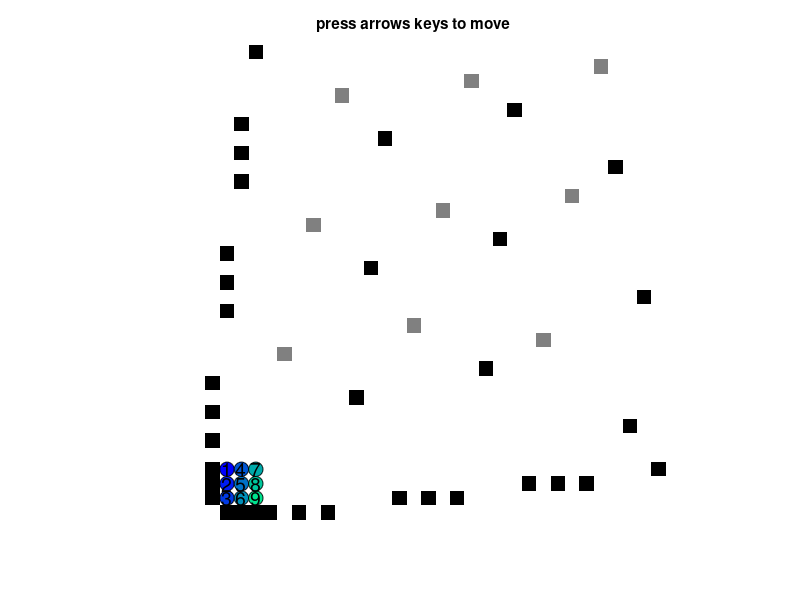

The MATLAB source for this figure:
function bubbleSortgadget
% specialized for plotting a gadget for doing Bubble Sort.
% Repeated application of two base permutations can generate any 
% permutation.  The obstacles above generate the base permutation $p=(12)$ 
% in the CW direction \{u,r,d,l\} and $q=(12...N)$ in the CCW direction 
%     \{r,u,l,d\}.

% program that permutes any given ar*ac matrix A into the br*bc B.
% [ensure (ar*ac == br*bc)], where each element of A is assigned a
% destination in B.
%
% Note that this is both a permutation  (changing the order of pixels) and
% a reshaping of the matrix dimensions.  There are (n!) permutations and
% (n) reshapes possible.  You can reapply the permutation and (permutation
% power to get the identity.
%
% This code also shows the history of each block by drawing a trace behind
% them.
%
global G MAKE_MOVIE RobotPts
%close all; clc;
clear all
clc
format compact
MAKE_MOVIE = false;
G.fig = figure(1);
G.numCommands = 0;
G.totalMoves = 0;
if MAKE_MOVIE
    set(G.fig ,'Name','Massive Control','color',[1,1,1]); %#ok<UNRCH>
else
    set(G.fig ,'KeyPressFcn',@keyhandler,'Name','Massive Control');
end

%create obstacle map and draw it
%G.obstacle_pos = flipud(NOTGate());


if nargin < 2
    % A =[0,0,0,1;
    %     0,1,1,0;
    %     0,0,0,0;
    %     0,1,1,0;
    %     0,1,1,0];
    % B =[0,0,0,1;
    %     0,1,1,0;
    %     0,0,0,1;
    %     0,1,1,0;
    %     0,0,0,1];
    % C =[0,0,0,0;
    %     0,1,1,0;
    %     0,1,1,1;
    %     0,1,1,0;
    %     0,0,0,0];
    
    Am =[1,3;
         2,4];
    Bm =[2,3;
         1,4];
    Cm =flipud([1,2;
         4,3]);
    
    
    Am =[1,4,7;
        2,5,8;
        3,6,9];
    Bm =[1,4,7;
        3,5,8;
        2,6,9];
    Cm =[1,2,3;
        4,5,6;
        7,8,9];  %this is the null move
    Cm =[8,9,7;
        1,2,3;
        4,5,6];
    
    %for all:
    G.A =  flipud(Am);
    G.B = Bm;
    G.C = Cm;
    G.Ai = G.A;
    G.Bi = G.B;
    G.Ci = G.C;
end

G.EMPTY = 0;
G.OBST = 1;
%assignCorrespondencies(A,B);
setupObstacles();

G.maxX = size(G.obstacle_pos,2);
G.maxY = size(G.obstacle_pos,1);

%create vector of robots and draw them.  A robot vector consists of an xy
%position and a color.
% RobotPts = [3,11,1;
%             6,11,2;
%             3,4,3];
%numRobots = size(RobotPts,1);
numRobots = numel(G.A);
clf

G.colormap = [  1,1,1; %Empty = white
    0,0,0; %obstacle
    0.5,0.5,0.5;
  %  1,0,0;
    ];

colormap(G.colormap);
G.axis=imagesc(G.obstacle_pos);
set(gca,'box','off','xTick',[],'ytick',[],'ydir','normal','Visible','off');
%set(G.axis,'edgealpha',.08)
axis equal
axis tight
G.title = title('press arrows keys to move');


%end

G.hRobotsPast4 = zeros(1, numRobots);
G.hRobotsPast3 = zeros(1, numRobots);
G.hRobotsPast2 = zeros(1, numRobots);
G.hRobotsPast = zeros(1, numRobots);
G.hRobots = zeros(1, numRobots);
G.hRobotTexts = zeros(1, numRobots);
colors = winter(numel(unique(RobotPts(:,4)))+1);

for hi = 1: numRobots
    G.hRobotsPast4(RobotPts(hi,3)) =  createRobotPath( RobotPts(hi,:), 0.25);
    G.hRobotsPast3(RobotPts(hi,3)) =  createRobotPath( RobotPts(hi,:), 0.4);
    G.hRobotsPast2(RobotPts(hi,3)) =  createRobotPath( RobotPts(hi,:), 0.5);
    G.hRobotsPast(RobotPts(hi,3)) =  createRobotPath( RobotPts(hi,:), 0.7);
    G.hRobots(RobotPts(hi,3)) =  rectangle('Position',[RobotPts(hi,1)-1/2,RobotPts(hi,2)-1/2,1,1],'Curvature',[1,1],'FaceColor',colors(RobotPts(hi,4),:));
    G.hRobotTexts(RobotPts(hi,3)) = text( RobotPts(hi,1),RobotPts(hi,2), num2str(RobotPts(hi,3)),'fontsize',14,'HorizontalAlignment','center');
    
end
    function handleRobotPath = createRobotPath( robotInfo, fractionColor)
        % creates a robot path variable
        handleRobotPath =  rectangle('Position',[robotInfo(1)-1/2,robotInfo(2)-1/2,1,1],'Curvature',[1,1],'FaceColor',[1,1,1]-([1,1,1]-colors(robotInfo(4),:))*fractionColor,'LineStyle','none');
    end

    function keyhandler(src,evnt) %#ok<INUSL>
        if strcmp(evnt.Key,'s')
            imwrite(flipud(get(G.axis,'CData')+1), G.colormap, '../../pictures/png/MatrixPermutePic.png');
        else
            moveto(evnt.Key)
        end
    end
    function updatePastPath( hOldPath, hOlderPath)
        for ni = 1:size(RobotPts,1)
            set(hOlderPath(ni),'Position', get(hOldPath(ni),'Position'), ...
                'Curvature', get(hOldPath(ni),'Curvature'));
            uistack(hOlderPath(RobotPts(ni,3)),'top');
        end
    end
    function moveto(key)
        updatePastPath(G.hRobotsPast3,G.hRobotsPast4);
        updatePastPath(G.hRobotsPast2,G.hRobotsPast3);
        updatePastPath(G.hRobotsPast,G.hRobotsPast2);
        % Maps keypresses to moving pixels
        step = [0,0];
        if strcmp(key,'leftarrow') || strcmp(key,'-x') %-x
            RobotPts = sortrows(RobotPts,1);
            step = -[1,0];
        elseif strcmp(key,'rightarrow')|| strcmp(key,'+x') %+x
            RobotPts = sortrows(RobotPts,-1);
            step = [1,0];
        elseif strcmp(key,'uparrow')|| strcmp(key,'+y') %+y
            RobotPts = sortrows(RobotPts,-2);
            step = [0,1];
        elseif strcmp(key,'downarrow')|| strcmp(key,'-y') %-y
            RobotPts = sortrows(RobotPts,2);
            step = -[0,1];
        end
        % implement the move on every robot
        for ni = 1:size(RobotPts,1)
            stVal = RobotPts(ni,1:2);
            desVal = RobotPts(ni,1:2)+step;
            
            % move there if no robot in the way and space is free
            while  ~ismember(desVal,RobotPts(:,1:2),'rows')  ...
                    && desVal(1) >0 && desVal(1) <= G.maxX && desVal(2) >0 && desVal(2) <= G.maxY ...
                    && G.obstacle_pos( desVal(2),desVal(1) )==0
                
                RobotPts(ni,1:2) = desVal;
                desVal = RobotPts(ni,1:2)+step;
            end
            if ~isequal( stVal, RobotPts(ni,1:2) )
                x = min(stVal(1), RobotPts(ni,1));
                y = min(stVal(2), RobotPts(ni,2));
                xd = abs(stVal(1)- RobotPts(ni,1));
                yd = abs(stVal(2)- RobotPts(ni,2));
                set(G.hRobotsPast(RobotPts(ni,3)),'Position',[x-1/2,y-1/2,xd+1,yd+1],'Curvature',[1/(1+xd),1/(1+yd)]);
                uistack(G.hRobotsPast(RobotPts(ni,3)),'top');
                set(G.hRobots(RobotPts(ni,3)),'Position',[RobotPts(ni,1)-1/2,RobotPts(ni,2)-1/2,1,1]);
            else
                set(G.hRobotsPast(RobotPts(ni,3)),'Position',[RobotPts(ni,1)-1/2,RobotPts(ni,2)-1/2,1,1],'Curvature',[1,1]);
            end
            
        end
        for ni = 1:size(RobotPts,1)
            uistack(G.hRobots(RobotPts(ni,3)),'top');
            set(G.hRobotTexts(RobotPts(ni,3)), 'Position', [RobotPts(ni,1),RobotPts(ni,2)]);
            uistack(G.hRobotTexts(RobotPts(ni,3)),'top');
        end
    end

    function setupObstacles()
        [ar,ac] = size(G.A);
        [br,bc] = size(G.B);
        [cr,cc] = size(G.C);
        offsetY =  max(br+1, ar +1); %height of move 4 stoppers
        G.r = offsetY+ar*ac+1;%how tall?
        offsetX =  max(bc,ac);
        G.c = offsetX + 2*ar*ac  +1;  %how wide?
        % we want 16/9 = 1.7778
        %display([G.c,G.r])
        if G.r/G.c < 9/16
            desiredHeight     = ceil(G.c*9/16);
            desiredWidth= ceil(desiredHeight/9*16);
        else
            desiredWidth = ceil(G.r*16/9);
            desiredHeight = ceil(desiredWidth/16*9);
        end
        exWd = desiredWidth-G.c;
        exHt = desiredHeight-G.r;
        G.c = desiredWidth+5;
        G.r = desiredHeight+5;

        %robot_pos=G.EMPTY*ones(G.r,G.c); %initialize grid to be empty
        G.obstacle_pos=G.EMPTY*ones(G.r,G.c);
        %%%%%%%%%%%%%%%%%%%%%%%%%%%%%%%%%%%%%%%%%%%%%%%%%%%%%%
        %%% place the robots %%%%%%%%%%%%%%%%%%%%%%%%%%%%%%%%%
        
        %robot_pos(1+(1:ar)+exHt,1+(1:ac)+exWd)=G.OBST+ G.A;
        [xind,yind] = meshgrid(1+(1:ar)+exHt,1+(1:ac)+exWd);
        RobotPts = [ reshape(yind,numel(G.A),1), reshape(xind,numel(G.A),1),  reshape( (G.A'),numel(G.A),1), reshape( (G.A'),numel(G.A),1)]; %(1:numel(G.A))'
        %place the obstacles%%%%%%%%%%%%%%%%%%%%%%%%%%%%%%%%%%
        for i = ac
            G.obstacle_pos(offsetY + 3*ar*i+2+exHt,1+i+exWd ) =G.OBST;  %move 1 (horizontal stops) needs ar blocks, move (offsetY-ar) + ar*ac
        end
        for i = cr
            G.obstacle_pos(1+i+exHt,offsetX+3*cc*i+2+exWd ) =G.OBST;  %move 1 (horizontal stops) needs ar blocks, move (offsetY-ar) + ar*ac
        end
        G.m1 = (offsetY-ar) + 3*ar*ac;
        
        for n = 1:numel(G.Ai)  %move 2: stop at correct width  (this is the only section that changes), needs ar*ac blocks, move offsetX+(bc-1)*(2*br)+2*(bc)
            [Br,Bc] = find( G.Bi == n);%Bc is the desired column to end up in,Br is the desired row to end in
            % vertical                  , horiz
            G.obstacle_pos(offsetY+ 2*ar*floor((n-1)/ar+1)+1+ n+exHt,  1+offsetX+(Br-1)*(3*bc)+2*(Bc)+exWd) = G.OBST+1;
        end
        G.AiF = reshape(1:numel(G.A),size(G.A'))';
        for n = 1:numel(G.Ci)  %move 2: stop at correct width  (this is the only section that changes), needs ar*ac blocks, move offsetX+(bc-1)*(2*br)+2*(bc)
            [Br,Bc] = find( G.Ci == n);%Cc is the desired column to end up in,Cr is the desired row to end in
            % vertical                  , horiz
            G.obstacle_pos( 1+offsetY+(Bc-1)*(3*br)+2*(Br)+exHt, 1+offsetX+ 2*ac*floor((n-1)/ac+1)+ n +exWd) = G.OBST;
            %G.obstacle_pos(1+offsetY+(Bc-1)*(2*br)+2*(Br),offsetX+n) =G.OBST;
        end
        G.m2 = offsetX+(bc-1)*(3*br)+2*(bc);
        for Br = 1:br%move 3 (step stones), needs ar*ac blocks, move offsetY + ar*ac  -1
            for Bc = 1:bc      % vertical      , horiz
                G.obstacle_pos( Br+exHt,   Bc*2 +  offsetX + (Br-1)*(3*bc)+exWd) = G.OBST;
            end
        end
        
        for Cr = 1:cr%move 3b (step stones), needs ar*ac blocks, move offsetY + ar*ac  -1
            for Cc = 1:cc      % vertical      , horiz
                G.obstacle_pos(    Cr*2 + (Cc-1)*(3*cr)+exHt+offsetY, Cc+exWd  ) = G.OBST;
            end
        end
        
        G.m3 = offsetY + 3*ar*ac  -1;
        
        G.obstacle_pos(1+(1:br)+exHt,1+exWd) =G.OBST; %move 4 (vertical line) %needs br blocks, move offsetX+(bc-1)*(2*br)+br
        G.m4 =offsetX+(bc-1)*(3*br)+br+1;
        G.obstacle_pos(1+exHt,1+(1:bc)+exWd) =G.OBST; %move 5 (horizontal line)  %(not a move, but looks nice) needs bc blocs,
        
        %%%%%%%%%%%%%%%%%%%%%%%%%%%%%%%%%%%%%%%%%%%%%%%%%%%%%%
    end

end